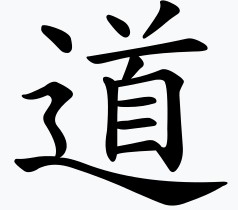
#> input picture TestDao.jpg, 238 x 210 px
$ python -i AnotherModel.py   (imports and definitions only)
#> lines starting #> are read from the running program, lines starting #| are printed output that depends on the picture; after the words box and inside, x2 and y2 are one past the last pixel; in counts of white or black regions, pixels touching at a corner belong together
#> further down, picture is the input picture: shape (210, 238, 3); mean B, G, R 199.1, 197.5, 196.7
# Prototype: AI Model for Calligraphy Evaluation

import cv2
import numpy as np
import matplotlib.pyplot as plt
from skimage.morphology import skeletonize
from skimage.measure import regionprops, label
from sklearn.ensemble import RandomForestRegressor
from sklearn.preprocessing import StandardScaler
from typing import List, Tuple

# 1. Stroke Feature Extraction
def extract_stroke_features(character_img: np.ndarray) -> dict:
    gray = cv2.cvtColor(character_img, cv2.COLOR_BGR2GRAY)
    _, binary = cv2.threshold(gray, 127, 255, cv2.THRESH_BINARY_INV)
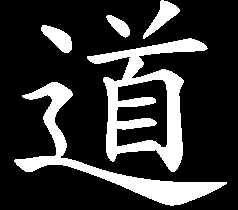
#> binary: shape (210, 238); 20.8% white; 5 white regions, box (x1, y1, x2, y2) and area: (87, 38, 208, 172) 5141, (14, 82, 227, 206) 3990, (143, 0, 180, 39) 515, (41, 25, 72, 53) 475, (106, 15, 130, 38) 278
    skeleton = skeletonize(binary // 255)
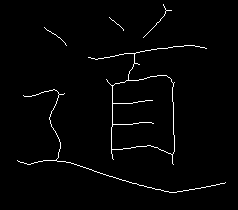
#> skeleton: shape (210, 238) bool; 1.8% white in thin lines or dots, all inside (x1, y1, x2, y2) = (17, 4, 226, 193)

    contours, _ = cv2.findContours(binary, cv2.RETR_EXTERNAL, cv2.CHAIN_APPROX_SIMPLE)
#> contours = 5 contours; box (x1, y1, x2, y2) and area: (87, 38, 208, 172) 7206, (14, 82, 227, 206) 3676, (143, 0, 180, 39) 467, (41, 25, 72, 53) 436, (106, 15, 130, 38) 248
    stroke_lengths = [cv2.arcLength(cnt, False) for cnt in contours]
#> stroke_lengths = [703.7, 657.4, 87.74, 66.67, 114.4]

    return {
        "stroke_count": len(contours),
        "avg_stroke_length": np.mean(stroke_lengths) if stroke_lengths else 0,
        "stroke_variance": np.var(stroke_lengths) if stroke_lengths else 0,
        "skeleton_density": np.sum(skeleton) / skeleton.size
    }

# 2. Character Structure Analysis
def extract_structure_features(character_img: np.ndarray) -> dict:
    gray = cv2.cvtColor(character_img, cv2.COLOR_BGR2GRAY)
    _, binary = cv2.threshold(gray, 127, 255, cv2.THRESH_BINARY_INV)
    labeled = label(binary)
    props = regionprops(labeled)

    centroids = [p.centroid for p in props]
    symmetry = abs(np.mean([abs(x - character_img.shape[1] // 2) for x, _ in centroids]))

    return {
        "component_count": len(props),
        "centroid_symmetry": symmetry
    }

# 3. Layout Evaluation
def extract_layout_features(sheet_img: np.ndarray) -> dict:
    gray = cv2.cvtColor(sheet_img, cv2.COLOR_BGR2GRAY)
    _, binary = cv2.threshold(gray, 127, 255, cv2.THRESH_BINARY_INV)
    horizontal_projection = np.sum(binary, axis=1)
    vertical_projection = np.sum(binary, axis=0)

    return {
        "horizontal_var": np.var(horizontal_projection),
        "vertical_var": np.var(vertical_projection)
    }

# 4. Combined Evaluation Model
class CalligraphyEvaluator:
    def __init__(self):
        self.scaler = StandardScaler()
        self.model = RandomForestRegressor(n_estimators=100)

    def fit(self, X: List[dict], y: List[float]):
        features = self._dicts_to_vectors(X)
        features = self.scaler.fit_transform(features)
        self.model.fit(features, y)

    def predict(self, X: List[dict]) -> List[float]:
        features = self._dicts_to_vectors(X)
        features = self.scaler.transform(features)
        return self.model.predict(features)

    def _dicts_to_vectors(self, dicts: List[dict]) -> np.ndarray:
        keys = sorted(dicts[0].keys())
        return np.array([[d[k] for k in keys] for d in dicts])

# [13 lines of commented-out code are left out]

>>> import cv2
>>> picture = cv2.imread('TestDao.jpg')
>>> result = extract_stroke_features(picture)
#> result = {'stroke_count': 5, 'avg_stroke_length': 326, 'stroke_variance': 84250.7, 'skeleton_density': 0.0183}
